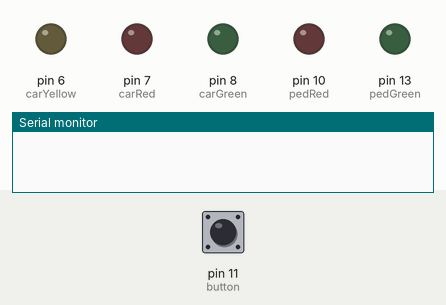
Bench run of a sketch on a simulated Arduino Uno, built with avr-gcc and run on an emulated ATmega328P. Shown: output pins drawn as LEDs (lit = HIGH), the last lines printed to the serial monitor. The test bench sets the inputs (shaded band); at power-on: pin 11 (button) LOW.

Above: at 1.2 s.
1.3 s: pin 11 (button) pulled HIGH for 0.15 s
At 2.5 s:
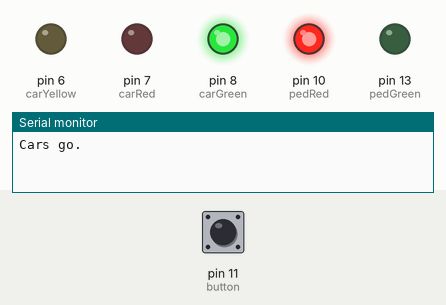
2.9 s: pin 11 (button) pulled HIGH for 1 s
At 4.2 s:
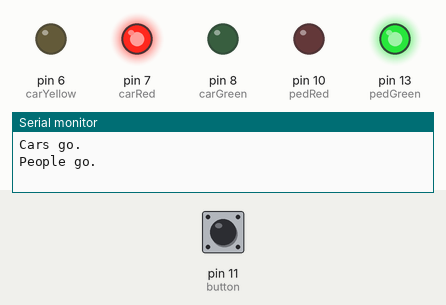
5.4 s: pin 11 (button) pulled HIGH for 3.2 s
At 5.7 s:
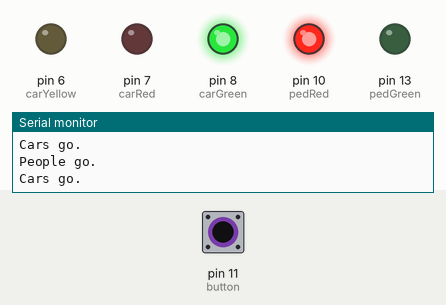
Timing chart, 0 to 8.4 s (numbered marks = the images above; inputs shaded):
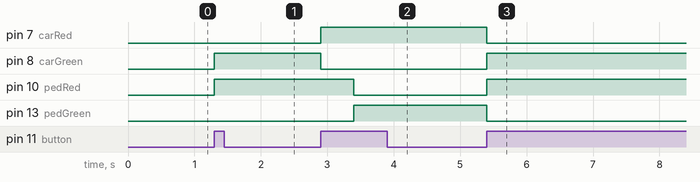

The sketch:

Amna_Light.ino
```cpp
int button = 11;
int pedGreen = 13;
int pedRed = 10;
int carGreen = 8;
int carYellow = 6;
int carRed = 7;
bool cars = false;
bool isClicked = false;

void setup() {
  pinMode(button, INPUT);
  pinMode(pedGreen,OUTPUT);
  pinMode(pedRed,OUTPUT) ;
  pinMode(carGreen ,OUTPUT);
  pinMode(carYellow,OUTPUT) ;
  pinMode(carRed,OUTPUT);
  Serial.begin(9600);
}

void loop() {
  if (digitalRead(button) == HIGH && isClicked == false) {
    cars = !cars;
    isClicked = true;

    if (cars == true){
      Serial.println("Cars go.");
      digitalWrite (carGreen, HIGH) ;
      digitalWrite (pedGreen, LOW) ;
      digitalWrite (carRed, LOW) ;
      digitalWrite (pedRed, HIGH) ; }

    else{
      Serial.println("People go.");
    digitalWrite (carGreen, LOW) ;
    digitalWrite (carRed, HIGH) ;
    delay(500);
    digitalWrite (pedRed, LOW) ;
    digitalWrite (pedGreen, HIGH) ;
    delay(500);
    }
 }
  if (digitalRead(button) == LOW) {
    isClicked = false;
 }
}
```

Measured:
- after the input at 1.3 s, pin 8 (carGreen), pin 10 (pedRed): LOW → HIGH at once
- after the input at 2.9 s, pin 7 (carRed): LOW → HIGH at once; pin 8 (carGreen): HIGH → LOW at once; pin 10 (pedRed): HIGH → LOW after 0.50 s; pin 13 (pedGreen): LOW → HIGH after 0.50 s
- after the input at 5.4 s, pin 7 (carRed), pin 13 (pedGreen): HIGH → LOW at once; pin 8 (carGreen), pin 10 (pedRed): LOW → HIGH at once
